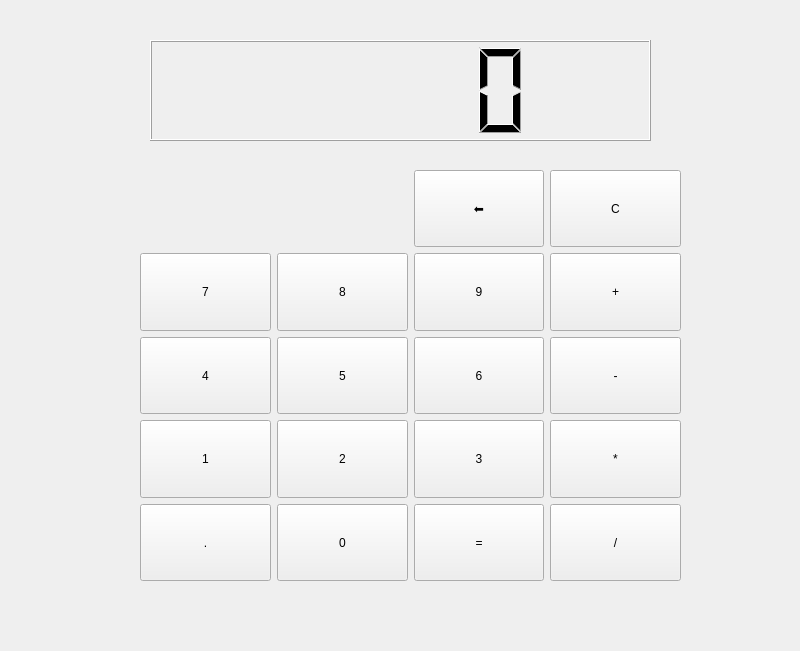
<?xml version="1.0" encoding="UTF-8"?>
<ui version="4.0">
 <class>Form</class>
 <widget class="QWidget" name="Form">
  <property name="geometry">
   <rect>
    <x>0</x>
    <y>0</y>
    <width>800</width>
    <height>651</height>
   </rect>
  </property>
  <property name="windowTitle">
   <string>Form</string>
  </property>
  <widget class="QLCDNumber" name="lcdNumber">
   <property name="geometry">
    <rect>
     <x>150</x>
     <y>40</y>
     <width>501</width>
     <height>101</height>
    </rect>
   </property>
  </widget>
  <widget class="QWidget" name="">
   <property name="geometry">
    <rect>
     <x>140</x>
     <y>170</y>
     <width>541</width>
     <height>411</height>
    </rect>
   </property>
   <layout class="QGridLayout" name="gridLayout">
    <item row="0" column="2">
     <widget class="QPushButton" name="button_bksp">
      <property name="sizePolicy">
       <sizepolicy hsizetype="Expanding" vsizetype="Expanding">
        <horstretch>0</horstretch>
        <verstretch>0</verstretch>
       </sizepolicy>
      </property>
      <property name="text">
       <string>⬅</string>
      </property>
     </widget>
    </item>
    <item row="0" column="3">
     <widget class="QPushButton" name="button_C">
      <property name="sizePolicy">
       <sizepolicy hsizetype="Expanding" vsizetype="Expanding">
        <horstretch>0</horstretch>
        <verstretch>0</verstretch>
       </sizepolicy>
      </property>
      <property name="text">
       <string>C</string>
      </property>
     </widget>
    </item>
    <item row="1" column="0">
     <widget class="QPushButton" name="button_7">
      <property name="sizePolicy">
       <sizepolicy hsizetype="Expanding" vsizetype="Expanding">
        <horstretch>0</horstretch>
        <verstretch>0</verstretch>
       </sizepolicy>
      </property>
      <property name="text">
       <string>7</string>
      </property>
     </widget>
    </item>
    <item row="1" column="1">
     <widget class="QPushButton" name="button_8">
      <property name="sizePolicy">
       <sizepolicy hsizetype="Expanding" vsizetype="Expanding">
        <horstretch>0</horstretch>
        <verstretch>0</verstretch>
       </sizepolicy>
      </property>
      <property name="text">
       <string>8</string>
      </property>
     </widget>
    </item>
    <item row="1" column="2">
     <widget class="QPushButton" name="button_9">
      <property name="sizePolicy">
       <sizepolicy hsizetype="Expanding" vsizetype="Expanding">
        <horstretch>0</horstretch>
        <verstretch>0</verstretch>
       </sizepolicy>
      </property>
      <property name="text">
       <string>9</string>
      </property>
     </widget>
    </item>
    <item row="1" column="3">
     <widget class="QPushButton" name="button_plus">
      <property name="sizePolicy">
       <sizepolicy hsizetype="Expanding" vsizetype="Expanding">
        <horstretch>0</horstretch>
        <verstretch>0</verstretch>
       </sizepolicy>
      </property>
      <property name="text">
       <string>+</string>
      </property>
     </widget>
    </item>
    <item row="2" column="0">
     <widget class="QPushButton" name="button_4">
      <property name="sizePolicy">
       <sizepolicy hsizetype="Expanding" vsizetype="Expanding">
        <horstretch>0</horstretch>
        <verstretch>0</verstretch>
       </sizepolicy>
      </property>
      <property name="text">
       <string>4</string>
      </property>
     </widget>
    </item>
    <item row="2" column="1">
     <widget class="QPushButton" name="button_5">
      <property name="sizePolicy">
       <sizepolicy hsizetype="Expanding" vsizetype="Expanding">
        <horstretch>0</horstretch>
        <verstretch>0</verstretch>
       </sizepolicy>
      </property>
      <property name="text">
       <string>5</string>
      </property>
     </widget>
    </item>
    <item row="2" column="2">
     <widget class="QPushButton" name="button_6">
      <property name="sizePolicy">
       <sizepolicy hsizetype="Expanding" vsizetype="Expanding">
        <horstretch>0</horstretch>
        <verstretch>0</verstretch>
       </sizepolicy>
      </property>
      <property name="text">
       <string>6</string>
      </property>
     </widget>
    </item>
    <item row="2" column="3">
     <widget class="QPushButton" name="button_minus">
      <property name="sizePolicy">
       <sizepolicy hsizetype="Expanding" vsizetype="Expanding">
        <horstretch>0</horstretch>
        <verstretch>0</verstretch>
       </sizepolicy>
      </property>
      <property name="text">
       <string>-</string>
      </property>
     </widget>
    </item>
    <item row="3" column="0">
     <widget class="QPushButton" name="button_1">
      <property name="sizePolicy">
       <sizepolicy hsizetype="Expanding" vsizetype="Expanding">
        <horstretch>0</horstretch>
        <verstretch>0</verstretch>
       </sizepolicy>
      </property>
      <property name="text">
       <string>1</string>
      </property>
     </widget>
    </item>
    <item row="3" column="1">
     <widget class="QPushButton" name="button_2">
      <property name="sizePolicy">
       <sizepolicy hsizetype="Expanding" vsizetype="Expanding">
        <horstretch>0</horstretch>
        <verstretch>0</verstretch>
       </sizepolicy>
      </property>
      <property name="text">
       <string>2</string>
      </property>
     </widget>
    </item>
    <item row="3" column="2">
     <widget class="QPushButton" name="button_3">
      <property name="sizePolicy">
       <sizepolicy hsizetype="Expanding" vsizetype="Expanding">
        <horstretch>0</horstretch>
        <verstretch>0</verstretch>
       </sizepolicy>
      </property>
      <property name="text">
       <string>3</string>
      </property>
     </widget>
    </item>
    <item row="3" column="3">
     <widget class="QPushButton" name="button_multi">
      <property name="sizePolicy">
       <sizepolicy hsizetype="Expanding" vsizetype="Expanding">
        <horstretch>0</horstretch>
        <verstretch>0</verstretch>
       </sizepolicy>
      </property>
      <property name="text">
       <string>*</string>
      </property>
     </widget>
    </item>
    <item row="4" column="0">
     <widget class="QPushButton" name="button_comma">
      <property name="sizePolicy">
       <sizepolicy hsizetype="Expanding" vsizetype="Expanding">
        <horstretch>0</horstretch>
        <verstretch>0</verstretch>
       </sizepolicy>
      </property>
      <property name="text">
       <string>.</string>
      </property>
     </widget>
    </item>
    <item row="4" column="1">
     <widget class="QPushButton" name="button_0">
      <property name="sizePolicy">
       <sizepolicy hsizetype="Expanding" vsizetype="Expanding">
        <horstretch>0</horstretch>
        <verstretch>0</verstretch>
       </sizepolicy>
      </property>
      <property name="text">
       <string>0</string>
      </property>
     </widget>
    </item>
    <item row="4" column="2">
     <widget class="QPushButton" name="button_equal">
      <property name="sizePolicy">
       <sizepolicy hsizetype="Expanding" vsizetype="Expanding">
        <horstretch>0</horstretch>
        <verstretch>0</verstretch>
       </sizepolicy>
      </property>
      <property name="text">
       <string>=</string>
      </property>
     </widget>
    </item>
    <item row="4" column="3">
     <widget class="QPushButton" name="button_division">
      <property name="sizePolicy">
       <sizepolicy hsizetype="Expanding" vsizetype="Expanding">
        <horstretch>0</horstretch>
        <verstretch>0</verstretch>
       </sizepolicy>
      </property>
      <property name="text">
       <string>/</string>
      </property>
     </widget>
    </item>
   </layout>
  </widget>
 </widget>
 <resources/>
 <connections/>
</ui>
